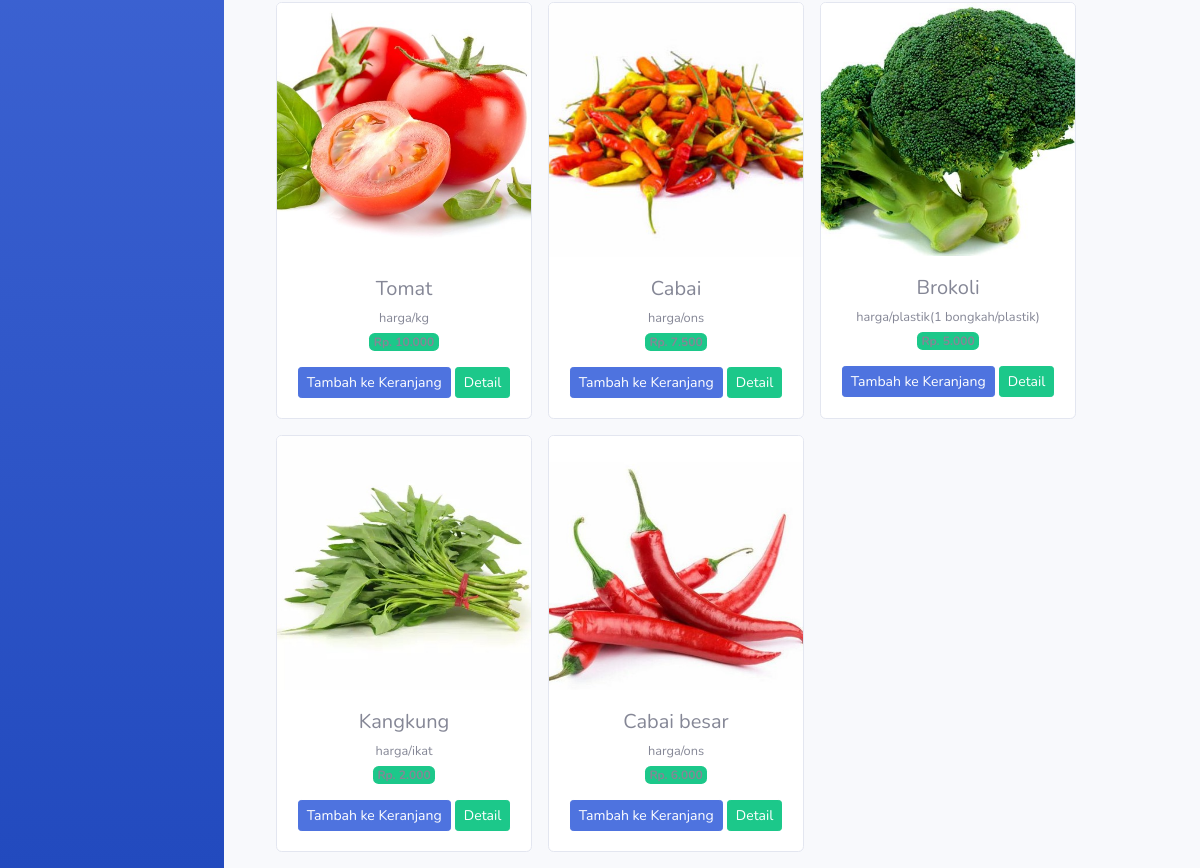
Before: /toko_online/index.php (lower part) with the older database file.
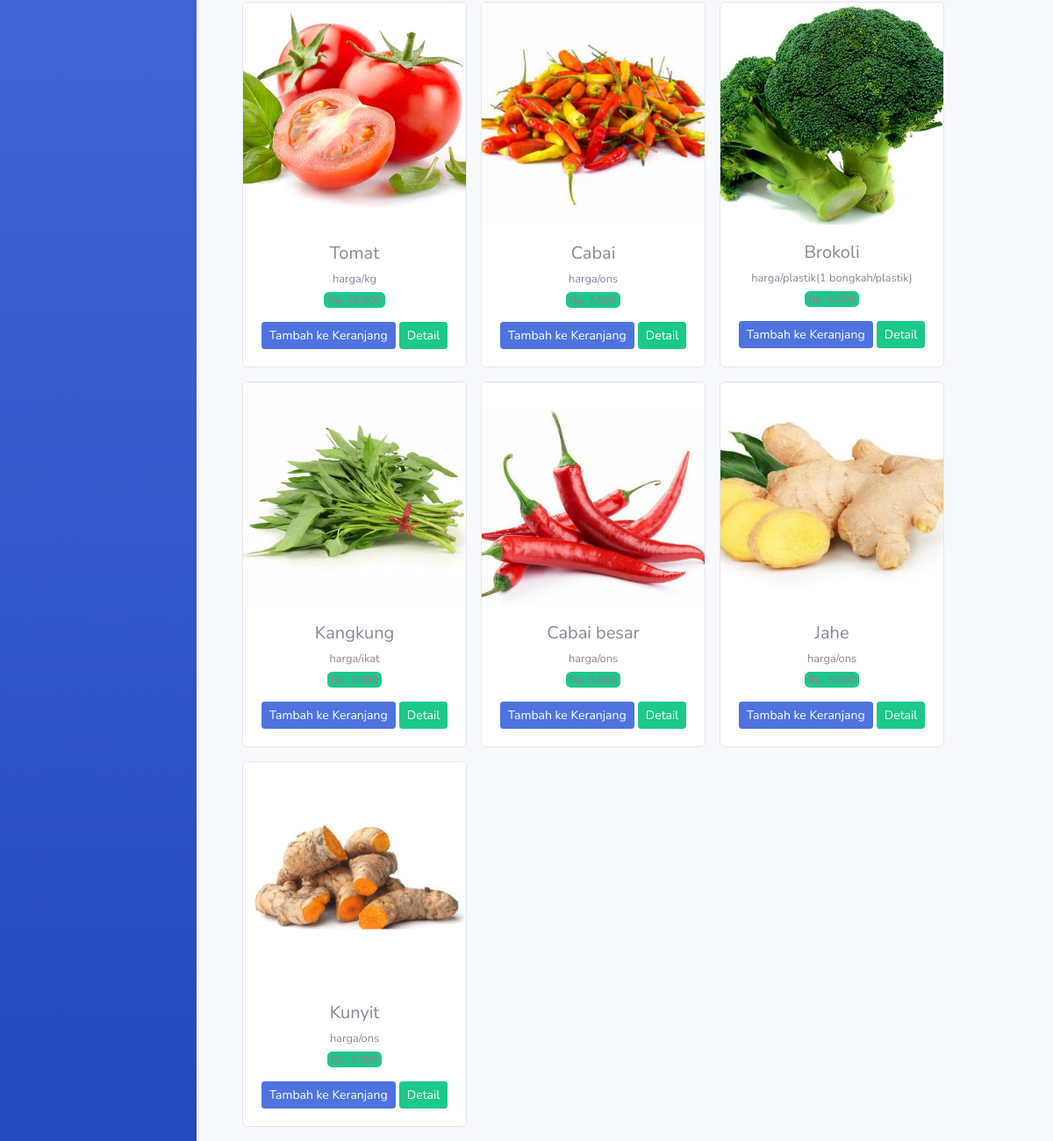
After: the same page with the newer database file.
### tables this page shows
CREATE TABLE `sayuran` (
  `id_sayuran` int(11) NOT NULL,
  `nama_sayuran` varchar(120) NOT NULL,
  `keterangan` varchar(225) NOT NULL,
  `kategori` varchar(60) NOT NULL,
  `harga` int(11) NOT NULL,
  `stok` int(4) NOT NULL,
  `gambar` text NOT NULL
);

### toko_online/application/controllers/dashboard.php (called while the page is built, shortened)
<?php
class Dashboard extends CI_Controller {
    public function index()
    {
        $data['barang'] = $this->model_barang->tampil_data()->result();
        $this->load->view('templates/header');
        $this->load->view('templates/sidebar');
        $this->load->view('dashboard', $data);
        $this->load->view('templates/footer');
    }
}

### toko_online/index.php (called while the page is built, shortened)
<?php
require_once BASEPATH.'core/CodeIgniter.php';

### toko_online/application/models/model_barang.php (called while the page is built, shortened)
<?php
class model_barang extends CI_model{
	public function tampil_data(){
		return $this->db->get('sayuran');
	}
}

### toko_online/application/views/dashboard.php (the view, shortened to what this page needs)
<div class="container-fluid">
<div class="container-fluid">
	<div class="row text-center mt-3">
		<?php foreach ($barang as $brg) : ?>
			<div class="card ml-3 mb-3" style="width: 16rem;">
        <img src="<?php echo base_url().'/assets/img/'.$brg->gambar ?>" class="card-img-top" alt="...">
        <div class="card-body">
        <h5 class="card-title mb-1"><?php echo $brg->nama_sayuran ?></h5>
        <small><?php echo $brg->keterangan ?></small><br>
        <span class="badge bg-success mb-3">Rp.
          <?php echo number_format($brg->harga, 0, ',','.') ?></span><br>
          <?php echo anchor('dashboard/tambah_ke_keranjang/'.$brg ->id_sayuran,'<div class="btn btn-sm btn-primary">Tambah ke Keranjang</div>') ?>
         <?php echo anchor('dashboard/detail/'.$brg ->id_sayuran,'<div class="btn btn-sm btn-success">Detail</div>') ?>
      </div>
    </div>
		<?php endforeach; ?>
	</div>
</div>

Changed rows visible on the page:
added sayuran: gambar (picture), nama_sayuran "Jahe", keterangan "harga/ons", harga "3.500", id_sayuran "Tambah ke Keranjang", id_sayuran "Detail"
added sayuran: gambar (picture), nama_sayuran "Kunyit", keterangan "harga/ons", harga "3.000", id_sayuran "Tambah ke Keranjang", id_sayuran "Detail"
